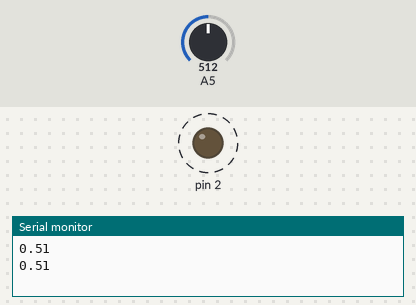
This sketch was run on a simulated Arduino Uno, built with avr-gcc and run on an emulated ATmega328P. Shown: output pins drawn as LEDs (lit = HIGH), the last lines printed to the serial monitor. Dashed ring = blinking. The test bench sets the inputs (shaded band); at power-on: A5 = 512.

Above: at 1.8 s.
1.9 s: A5 set to 306
At 2.2 s:
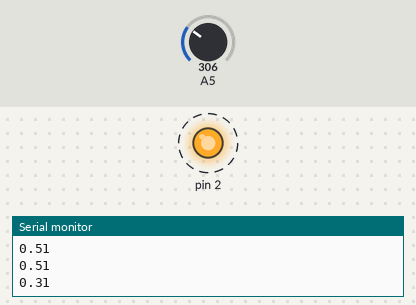
5.4 s: A5 set to 122
At 5.57 s:
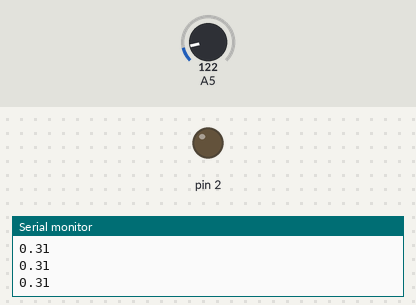
Timing chart, 0 to 14.9 s (numbered marks = the images above; inputs shaded):
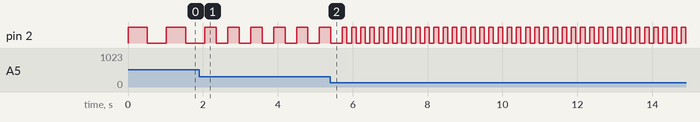

Measured:
- after the input at 1.9 s, pin 2: alternates HIGH for 0.31 s and LOW for 0.31 s, starting after 0.46 s
- by itself, pin 2: alternates HIGH for 0.51 s and LOW for 0.51 s

The sketch:

Arduino_Podstawy_Analog_2.ino
```cpp
int odczytanaWartosc = 0;
float delayInSec = 0;

void setup() {
  Serial.begin(9600);
  pinMode(2, OUTPUT);
}

void loop() {
  odczytanaWartosc = analogRead(A5);
  delayInSec = odczytanaWartosc / 1000.0;
  Serial.println(delayInSec);

  digitalWrite(2, HIGH);
  delay(odczytanaWartosc);

  digitalWrite(2, LOW);
  delay(odczytanaWartosc);

}
```
